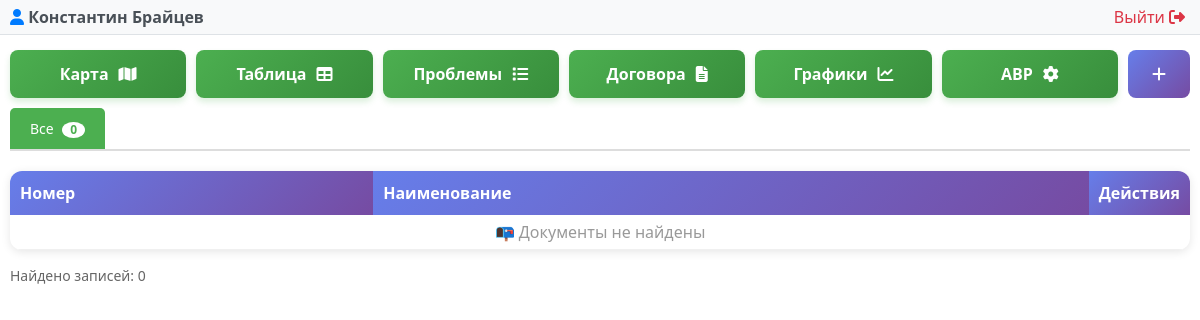
The page /document.php (signed in) on the database as committed earlier.
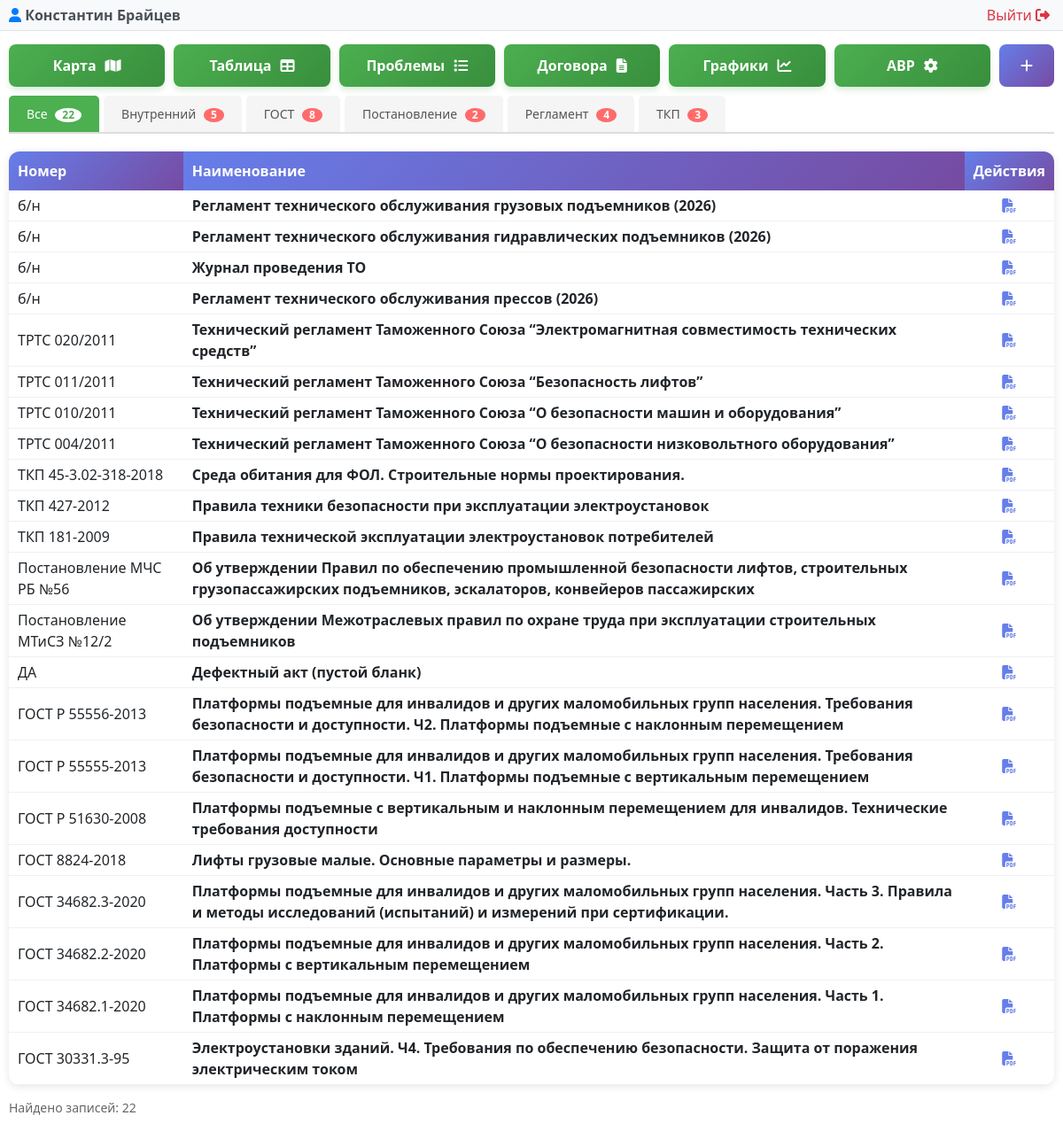
The same page on the database as committed later.
### tables this page shows
CREATE TABLE "LIFTEH_document" (
            id INTEGER PRIMARY KEY AUTOINCREMENT, `nomer` TEXT,
            name TEXT NOT NULL,
            link TEXT NOT NULL,
            category TEXT NOT NULL,
            created_at TIMESTAMP DEFAULT CURRENT_TIMESTAMP);

### document.php (called while the page is built, shortened)
<?php
require __DIR__ . '/modules/document/document.php';

### modules/auth/auth.php (called while the page is built, shortened)
<?php
function getCurrentUser() {
    try {
        $pdo = getDbConnection();
        $stmt = $pdo->prepare("SELECT id, username, email, first_name, last_name, is_superuser, is_staff, is_active, dogovor FROM auth_user WHERE id = ?");
        $stmt->execute([$_SESSION['user_id']]);
        return $stmt->fetch(PDO::FETCH_ASSOC);
    } catch (PDOException $e) {
        error_log("Ошибка получения пользователя: " . $e->getMessage());
        return null;
    }
}
?>

### modules/document/document.php (the view, shortened to what this page needs)
<?php
require_once __DIR__ . '/../../modules/auth/auth.php';
$currentUser = getCurrentUser();
$isSuperAdmin = ($currentUser['is_superuser'] ?? 0) == 1;
try {
    $pdo = new PDO('sqlite:' . DB_PATH);
    $pdo->setAttribute(PDO::ATTR_ERRMODE, PDO::ERRMODE_EXCEPTION);
    $stmt = $pdo->query("SELECT * FROM LIFTEH_document ORDER BY nomer DESC");
    $documents = $stmt->fetchAll(PDO::FETCH_ASSOC);
    $stmt = $pdo->query("SELECT DISTINCT category FROM LIFTEH_document ORDER BY category");
    $categories = $stmt->fetchAll(PDO::FETCH_COLUMN);
    $groupedDocuments = [];
    foreach ($documents as $doc) {
        $groupedDocuments[$doc['category']][] = $doc;
    }
} catch (PDOException $e) {
    die("Ошибка подключения к базе данных: " . $e->getMessage());
}
?>
<!DOCTYPE html>
<html lang="ru">
<?php $pageTitle = 'Документы'; include __DIR__ . '/../../includes/header.php'; ?>
<body>
    <?php include __DIR__ . '/../../modules/admin/user_panel.php'; ?>
    <div class="container">
        <div class="document-header">
            <div class="button-group">
                <a href="/map.php" class="map-button">
                    <span class="button-text">Карта</span>
                    <i class="fas fa-map"></i>
                </a>
                <a href="/index.php" class="map-button">
                    <span class="button-text">Таблица</span>
                    <i class="fas fa-table"></i>
                </a>
                <a href="/problem.php" class="map-button">
                    <span class="button-text">Проблемы</span>
                    <i class="fas fa-list"></i>
                </a>
                <?php if ($isSuperAdmin): ?>
                    <a href="/dogovor.php" class="map-button">
                        <span class="button-text">Договора</span>
                        <i class="fas fa-file-alt"></i>
                    </a>
                    <a href="/charts.php" class="map-button">
                        <span class="button-text">Графики</span>
                        <i class="fas fa-chart-line"></i>
                    </a>
                    <a href="/avr.php" class="map-button">
                        <span class="button-text">АВР</span>
                        <i class="fa-solid fa-gear"></i>
                    </a>
                <?php endif; ?>
                <button class="add-document-btn" onclick="openModal()">
                    <i class="fas fa-plus"></i>
                </button>
            </div>
        </div>
        <div class="tabs-container">
            <div class="tabs" id="tabsContainer">
                <button class="tab-btn active" data-tab="all">
                    Все
                    <span class="badge"><?= count($documents) ?></span>
                </button>
                <?php foreach ($categories as $category): ?>
                    <button class="tab-btn" data-tab="<?= htmlspecialchars($category) ?>">
                        <?= htmlspecialchars($category) ?>
                        <span class="badge"><?= isset($groupedDocuments[$category]) ? count($groupedDocuments[$category]) : 0 ?></span>
                    </button>
                <?php endforeach; ?>
            </div>
        </div>
        <div id="tabContentContainer">
            <div class="tab-content active" data-tab="all">
                <table class="document-table">
                    <thead>
                        <tr>
                            <th>Номер</th>
                            <th>Наименование</th>
                            <th style="width: 5%;">Действия</th>
                        </tr>
                    </thead>
                    <tbody>
                        <?php if (count($documents) > 0): ?>
                            <?php foreach ($documents as $doc): ?>
                                <tr>
                                    <td><?= htmlspecialchars($doc['nomer']) ?></td>
                                    <td><strong><?= htmlspecialchars($doc['name']) ?></strong></td>
                                    <td style="text-align: center;">
                                        <a href="<?= htmlspecialchars($doc['link']) ?>" target="_blank" class="document-link">
                                            <i class="fas fa-file-pdf"></i>
                                        </a>
                                    </td>
                                </tr>
                            <?php endforeach; ?>
                        <?php else: ?>
                            <tr>
                                <td colspan="3" class="empty-state">📭 Документы не найдены</td>
                            </tr>
                        <?php endif; ?>
                    </tbody>
                </table>
            </div>
        </div>
        <div class="count">Найдено записей: <?= count($documents); ?></div>
    </div>
</body>
</html>

### includes/header.php (shortened to what this page needs)
<head>
    <link href="https://cdn.jsdelivr.net/npm/bootstrap@5.1.3/dist/css/bootstrap.min.css" rel="stylesheet">
    <link rel="stylesheet" href="https://cdnjs.cloudflare.com/ajax/libs/font-awesome/6.4.0/css/all.min.css">
    <?php
    $currentPage = parse_url($_SERVER['REQUEST_URI'], PHP_URL_PATH);
    $currentPage = rtrim($currentPage, '/');
    ?>
    <?php if ($currentPage == '/document.php'): ?>
        <link rel="stylesheet" href="/assets/css/document_styles.css">
    <?php endif; ?>
</head>

### modules/admin/user_panel.php (shortened to what this page needs)
<div class="user-panel">
    <div class="user-info">
        <span class="user-name">
            <i class="fas fa-user"></i>
            <?php echo htmlspecialchars($currentUser['first_name'] ?? ''); ?>
            <?php echo htmlspecialchars($currentUser['last_name'] ?? ''); ?>
        </span>
        <a href="/modules/auth/logout.php" class="logout-btn">
          Выйти <i class="fas fa-sign-out-alt"></i>
        </a>
    </div>
</div>

### assets/css/document_styles.css (style rules this page uses)
.container { max-width: 1400px; padding: 10px; margin: 0 auto; overflow-x: auto; }
.document-header { margin-bottom: 10px; }
.button-group { display: flex; flex-wrap: wrap; gap: 10px; margin-top: 5px; }
.map-button { flex: 1; display: flex; align-items: center; justify-content: center; gap: 10px; padding: 10px; border-radius: 8px; background: linear-gradient(135deg, #4CAF50 0%, #388E3C 100%); box-shadow: 0 4px 6px rgba(76, 175, 80, 0.2); color: white; font-size: 16px; font-weight: bold; text-align: center; text-decoration: none; transition: all 0.3s ease; }
.add-document-btn { background: linear-gradient(135deg, #667eea 0%, #764ba2 100%); color: white; border: none; padding: 12px 24px; border-radius: 8px; font-size: 16px; cursor: pointer; transition: transform 0.2s, box-shadow 0.2s; }
.document-table { width: 100%; background: white; border-radius: 12px; overflow: hidden; box-shadow: 0 2px 10px rgba(0, 0, 0, 0.1); }
.document-table th { background: linear-gradient(135deg, #667eea 0%, #764ba2 100%); color: white; padding: 10px; text-align: left; font-weight: 600; }
.document-table td { padding: 5px 10px; border-bottom: 1px solid #f0f0f0; }
.document-link { color: #667eea; text-decoration: none; transition: color 0.2s; }
.count { margin: 15px 0; color: #666; font-size: 14px; }
.tabs-container { margin-bottom: 20px; }
.tabs { display: flex; gap: 5px; border-bottom: 2px solid #ddd; padding-bottom: 0; flex-wrap: wrap; }
.tab-btn { padding: 10px 20px; background: #f5f5f5; border: none; border-radius: 5px 5px 0 0; cursor: pointer; font-size: 14px; font-weight: 500; color: #555; transition: all 0.3s; position: relative; }
.tab-btn.active { background: #4CAF50; color: white; }
.tab-btn .badge { background: #ff6b6b; color: white; border-radius: 50%; padding: 2px 8px; font-size: 12px; margin-left: 5px; }
.tab-btn.active .badge { background: white; color: #4CAF50; }
.tab-content { display: none; animation: fadeIn 0.3s ease; }
.tab-content.active { display: block; }
.empty-state { text-align: center; padding: 60px; color: #999; }
.empty-state { text-align: center; padding: 40px; color: #999; font-size: 16px; }

### modules/admin/user_panel.php (style rules this page uses)
.user-panel { background-color: #f8f9fa; padding: 5px 10px; border-bottom: 1px solid #dee2e6; margin-bottom: 0px; }
.user-info { max-width: 1200px; margin: 0 auto; display: flex; justify-content: space-between; align-items: center; }
.user-name { font-weight: bold; color: #495057; }
.user-name i { color: #007bff; }
.logout-btn { color: #dc3545; text-decoration: none; border-radius: 4px; transition: background-color 0.3s; }
.logout-btn i { margin-right: 5px; }

Rows that differ between the two databases and show on the page:
added lifteh_document: nomer "б/н", name "Регламент технического обслуживания грузовых подъемников (2026)"
added lifteh_document: nomer "б/н", name "Регламент технического обслуживания гидравлических подъемников (2026)"
added lifteh_document: nomer "б/н", name "Журнал проведения ТО"
added lifteh_document: nomer "б/н", name "Регламент технического обслуживания прессов (2026)"
added lifteh_document: nomer "ТРТС 020/2011", name "Технический регламент Таможенного Союза “Электромагнитная совместимость технических средств”"
added lifteh_document: nomer "ТРТС 011/2011", name "Технический регламент Таможенного Союза “Безопасность лифтов”"
added lifteh_document: nomer "ТРТС 010/2011", name "Технический регламент Таможенного Союза “О безопасности машин и оборудования”"
added lifteh_document: nomer "ТРТС 004/2011", name "Технический регламент Таможенного Союза “О безопасности низковольтного оборудования”"
added lifteh_document: nomer "ТКП 45-3.02-318-2018", name "Среда обитания для ФОЛ. Строительные нормы проектирования."
added lifteh_document: nomer "ТКП 427-2012", name "Правила техники безопасности при эксплуатации электроустановок"
added lifteh_document: nomer "ТКП 181-2009", name "Правила технической эксплуатации электроустановок потребителей"
added lifteh_document: nomer "Постановление МЧС РБ №56", name "Об утверждении Правил по обеспечению промышленной безопасности лифтов, строительных грузопассажирских подъемников, эскалаторов, конвейеров пассажирских"
added lifteh_document: nomer "Постановление МТиСЗ №12/2", name "Об утверждении Межотраслевых правил по охране труда при эксплуатации строительных подъемников"
added lifteh_document: nomer "ДА", name "Дефектный акт (пустой бланк)"
added lifteh_document: nomer "ГОСТ Р 55556-2013", name "Платформы подъемные для инвалидов и других маломобильных групп населения. Требования безопасности и доступности. Ч2. Платформы подъемные с наклонным перемещением"
added lifteh_document: nomer "ГОСТ Р 55555-2013", name "Платформы подъемные для инвалидов и других маломобильных групп населения. Требования безопасности и доступности. Ч1. Платформы подъемные с вертикальным перемещением"
added lifteh_document: nomer "ГОСТ Р 51630-2008", name "Платформы подъемные с вертикальным и наклонным перемещением для инвалидов. Технические требования доступности"
added lifteh_document: nomer "ГОСТ 8824-2018", name "Лифты грузовые малые. Основные параметры и размеры."
added lifteh_document: nomer "ГОСТ 34682.3-2020", name "Платформы подъемные для инвалидов и других маломобильных групп населения. Часть 3. Правила и методы исследований (испытаний) и измерений при сертификации."
added lifteh_document: nomer "ГОСТ 34682.2-2020", name "Платформы подъемные для инвалидов и других маломобильных групп населения. Часть 2. Платформы с вертикальным перемещением"
added lifteh_document: nomer "ГОСТ 34682.1-2020", name "Платформы подъемные для инвалидов и других маломобильных групп населения. Часть 1. Платформы с наклонным перемещением"
added lifteh_document: nomer "ГОСТ 30331.3-95", name "Электроустановки зданий. Ч4. Требования по обеспечению безопасности. Защита от поражения электрическим током"
Other text that changed with them:
count($documents): "0" → "22"
new list line: "Внутренний 5"
new list line: "ГОСТ 8"
new list line: "Постановление 2"
new list line: "Регламент 4"
new list line: "ТКП 3"
text no longer shown: "📭 Документы не найдены"
